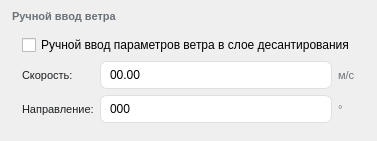
                  <widget class="QFrame" name="groupManualWind">
                   <property name="styleSheet">
                    <string notr="true">QFrame#groupManualWind { background-color: #FFFFFF; border: 1px solid #DDE1E3; border-radius: 10px; }</string>
                   </property>
                   <property name="frameShape">
                    <enum>QFrame::NoFrame</enum>
                   </property>
                   <layout class="QVBoxLayout" name="groupManualWindOuterLayout">
                    <property name="spacing">
                     <number>8</number>
                    </property>
                    <property name="leftMargin">
                     <number>12</number>
                    </property>
                    <property name="topMargin">
                     <number>10</number>
                    </property>
                    <property name="rightMargin">
                     <number>12</number>
                    </property>
                    <property name="bottomMargin">
                     <number>10</number>
                    </property>
                    <item>
                     <widget class="QLabel" name="groupManualWindTitle">
                      <property name="styleSheet">
                       <string notr="true">font-size: 8pt; text-transform: uppercase; color: #6B7278; font-weight: 700; border: none; background: transparent;</string>
                      </property>
                      <property name="text">
                       <string>Ручной ввод ветра</string>
                      </property>
                     </widget>
                    </item>
                    <item>
                     <layout class="QGridLayout" name="gridLayoutManualWind">
                      <property name="leftMargin">
                       <number>10</number>
                      </property>
                      <property name="topMargin">
                       <number>4</number>
                      </property>
                      <property name="rightMargin">
                       <number>10</number>
                      </property>
                      <property name="bottomMargin">
                       <number>8</number>
                      </property>
                      <property name="spacing">
                       <number>6</number>
                      </property>
                      <item row="0" column="0" colspan="3">
                       <widget class="QCheckBox" name="cbManualInput">
                        <property name="styleSheet">
                         <string notr="true">font-size:9pt;</string>
                        </property>
                        <property name="text">
                         <string>Ручной ввод параметров ветра в слое десантирования</string>
                        </property>
                       </widget>
                      </item>
                      <item row="1" column="0">
                       <widget class="QLabel" name="lblDistance">
                        <property name="styleSheet">
                         <string notr="true">font-size: 8.5pt; color: #1C1F22; background: transparent;</string>
                        </property>
                        <property name="text">
                         <string>Скорость:</string>
                        </property>
                       </widget>
                      </item>
                      <item row="1" column="1">
                       <widget class="QLineEdit" name="editDistance">
                        <property name="minimumSize">
                         <size>
                          <width>68</width>
                          <height>28</height>
                         </size>
                        </property>
                        <property name="styleSheet">
                         <string notr="true">border:1px solid #DDE1E3; border-radius:7px; padding:0 7px; font-size:9pt; background:#fff;</string>
                        </property>
                        <property name="text">
                         <string>00.00</string>
                        </property>
                       </widget>
                      </item>
                      <item row="1" column="2">
                       <widget class="QLabel" name="lblDistanceUnit">
                        <property name="styleSheet">
                         <string notr="true">font-size: 8pt; color: #6B7278; background: transparent;</string>
                        </property>
                        <property name="text">
                         <string>м/с</string>
                        </property>
                       </widget>
                      </item>
                      <item row="2" column="0">
                       <widget class="QLabel" name="lblDirection">
                        <property name="styleSheet">
                         <string notr="true">font-size: 8.5pt; color: #1C1F22; background: transparent;</string>
                        </property>
                        <property name="text">
                         <string>Направление:</string>
                        </property>
                       </widget>
                      </item>
                      <item row="2" column="1">
                       <widget class="QLineEdit" name="editDirection">
                        <property name="minimumSize">
                         <size>
                          <width>68</width>
                          <height>28</height>
                         </size>
                        </property>
                        <property name="styleSheet">
                         <string notr="true">border:1px solid #DDE1E3; border-radius:7px; padding:0 7px; font-size:9pt; background:#fff;</string>
                        </property>
                        <property name="text">
                         <string>000</string>
                        </property>
                       </widget>
                      </item>
                      <item row="2" column="2">
                       <widget class="QLabel" name="lblDirectionUnit">
                        <property name="styleSheet">
                         <string notr="true">font-size: 8pt; color: #6B7278; background: transparent;</string>
                        </property>
                        <property name="text">
                         <string>°</string>
                        </property>
                       </widget>
                      </item>
                     </layout>
                    </item>
                   </layout>
                  </widget>
